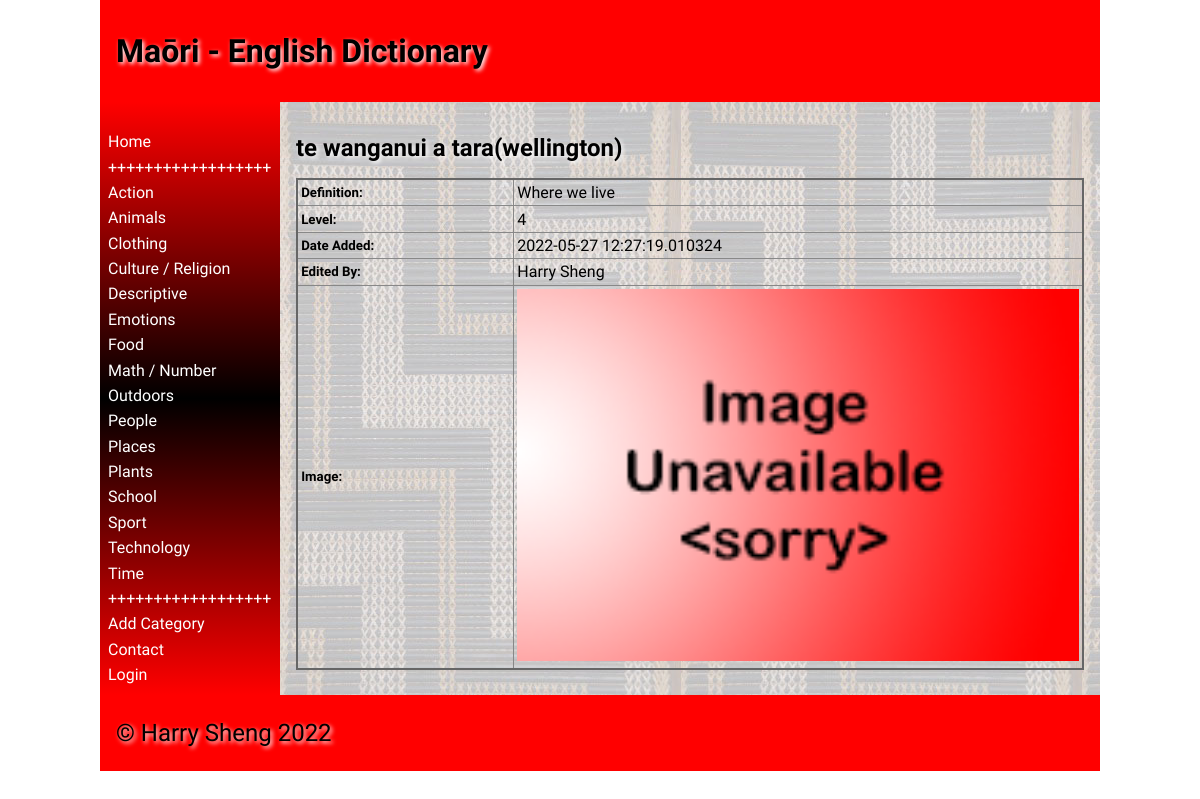
Before: /word/323 with the older database file.
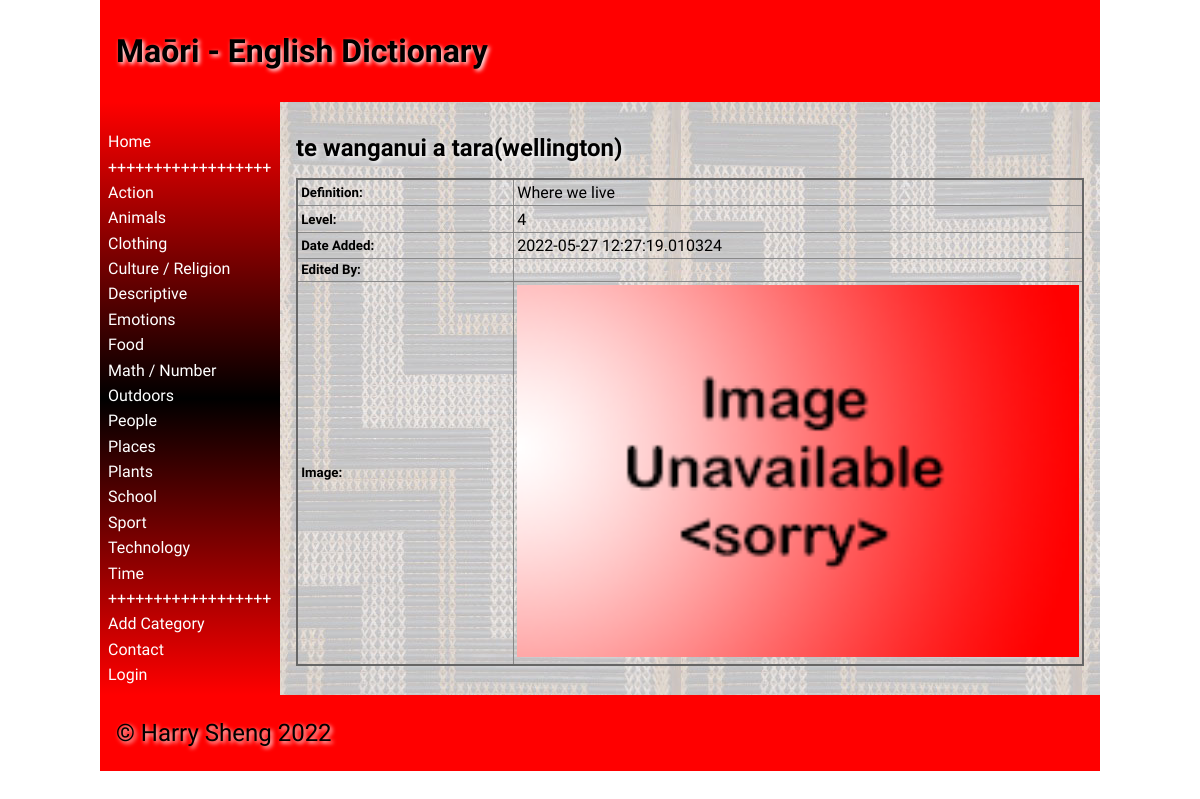
After: the same page with the newer database file.
### tables this page shows
CREATE TABLE "Words"
(
    id          integer
        constraint Words_pk
            primary key,
    maori       varchar(30),
    english     varchar(30),
    category    varchar(30),
    definition  varchar(300),
    level       integer(10),
    image       varchar(30),
    user_id     integer
        references User,
    timestamp   datatime,
    category_id integer
        constraint Words_category_id_fk
            references categories
, username varchar(30));

### app.py (the view, shortened to what this page needs)
@app.route('/word/<wordid>', methods=['POST', 'GET'])
def word(wordid):
    con = create_connection(DATABASE)
    query = "SELECT id, maori, english, definition, level, timestamp, user_id, image, username FROM Words WHERE id = ?" # get the data from database
    cur = con.cursor()
    cur.execute(query, (wordid,)) # execute query
    words = cur.fetchall() # put words into a list
    con.close()
    return render_template('word.html', logged_in=is_logged_in(), categories=category_list(), words=words,
                           logged_in_teacher=is_logged_in_teacher())

### app.py (called while the page is built)
def create_connection(db_file):
    try:
        connection = sqlite3.connect(db_file)
        connection.execute('pragma foreign_keys=ON')
        return connection
    except Error as e:
        print(e)
    return None

def is_logged_in():
    if session.get("email") is None:  # if there is no email the user are not logged in
        print("not logged in")
        return False
    else:
        print("logged in")
        return True

def is_logged_in_teacher():
    if session.get("teacher") == "Y":  # if the user is the teacher
        print("logged in as teacher")
        return True
    else:
        print("logged in as student")
        return False

def category_list():
    con = create_connection(DATABASE) # create connection to database
    query = "SELECT id, category FROM categories ORDER BY category ASC"  # select category fom
    cur = con.cursor()
    cur.execute(query) # execute the query
    category_list = cur.fetchall()
    cur.close()
    return category_list

### templates/word.html (shortened to what this page needs)
{% extends 'base.html' %}
{% block heading %}Maōri - English Dictionary{% endblock %}
{% block main %}
    {%  for word in words %}
    <h2>{{ word[1] }}({{ word[2] }}){% if logged_in_teacher %}<a href="/deleteword/{{ word[0]}}/{{ word[1] }}">- Delete Word</a>{% endif %}</h2>
    {% endfor %}
<table class="cart-table">
    {%  for word in words %}
    <thead>
    <tr>
        <td><h5>Definition:</h5></td>
        <td>{{ word[3] }}</td>
    </tr>
    <tr>
        <td><h5>Level:</h5></td>
        <td>{{ word[4] }}</td>
    </tr>
    <tr>
        <td><h5>Date Added:</h5></td>
        <td>{{ word[5] }}</td>
    </tr>
    <tr>
        <td><h5>Edited By:</h5></td>
        <td>{{ word[8] }}</td>
    </tr>
    <tr>
        <td><h5>Image:</h5></td>
        <td><img src="/static/images/{{ word[7] }}.jpg"  alt=""></td>
    </tr>
    </thead>
    {% endfor %}
</table>
{% endblock %}

Changed rows visible on the page:
changed Words "te wanganui a tara": username "Harry Sheng" → (not shown)
